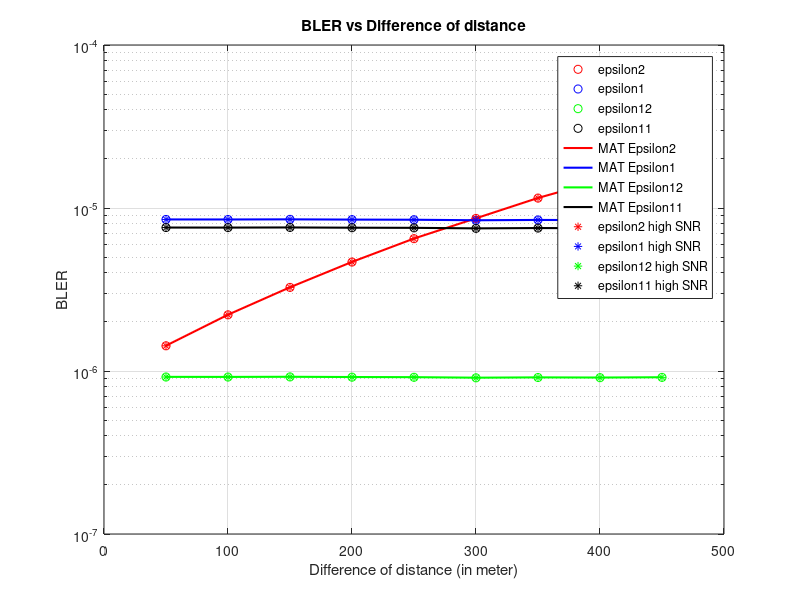

This figure's MATLAB source:
clc; clear variables; close all;
N1=80;
N2=80;
epsilon1R=10^-5;
epsilon2R=10^-4;

d1 = 400;
eta = 4;


BW = 10^6;                  %System bandwidth
No = -174 + 10*log10(BW);   %Noise power (dBm)
no = (10^-3)*10.^(No/10);   %Noise power (linear scale)

alpha1 = 0.1;
alpha2 = 1 - alpha1;
M = 100;

w1 = 2^(N1/M)-1;
w2 = 2^(N2/M)-1;

Xi_1 = sqrt(1/(2*pi*(2^(2*N1/M)-1)));
Xi_2 = sqrt(1/(2*pi*(2^(2*N2/M)-1)));

eta_1 = w1 - (1/(2*sqrt(M)*Xi_1));
tau_1 = w1 + (1/(2*sqrt(M)*Xi_1));
eta_2 = w2 - (1/(2*sqrt(M)*Xi_2));
tau_2 = w2 + (1/(2*sqrt(M)*Xi_2));

Pt = 50; %Transmitted power in dBm
rho = (10^-3)*db2pow(Pt)/ no;

d_diff = 50:50:450;
for u=1:length(d_diff)
    d2 = d1+d_diff(u);
    h1 = sqrt(1/2*d1^-eta)*(randn(1,10000)+1i*randn(1,10000));
    h2 = sqrt(1/2*d2^-eta)*(randn(1,10000)+1i*randn(1,10000));

    lamda1 = mean(abs(h1).^2);
    lamda2 = mean(abs(h2).^2);
    
    % BLER from approximation Q + Riemann integral
    epsilon2(u) = 1 - exp(-w2/(lamda2*rho*(alpha2-alpha1*w2)));
    epsilon12(u) = 1 - exp(-w2/(lamda1*rho*(alpha2-alpha1*w2)));
    epsilon11(u) = 1 - exp(-w1/(lamda1*rho*alpha1));
    epsilon1(u) = epsilon12(u) + epsilon11(u);
    
    % BLER from approximation Q + Riemann integral + high SNR approximation
    epsilon2_high_SNR(u) = w2/(lamda2*rho*(alpha2-alpha1*w2));
    epsilon12_high_SNR(u) = w2/(lamda1*rho*(alpha2-alpha1*w1));
    epsilon11_high_SNR(u) = w1/(lamda1*rho*alpha1);
    epsilon1_high_SNR(u) = epsilon12_high_SNR(u) + epsilon11_high_SNR(u);
    
    % BLER from approximation Q by MATLAB
    fun1 = @(x) 1-exp(x./(-lamda2*rho*(alpha2-alpha1*x)));
    fun2 = @(x) 1-exp(x./(-lamda1*rho*(alpha2-alpha1*x)));
    fun3 = @(x) 1-exp(x./(-lamda1*rho*alpha1));

    MAT_Epsilon2(u) = Xi_2*sqrt(M)*integral(fun1,eta_2,tau_2);
    MAT_Epsilon12(u) = Xi_2*sqrt(M)*integral(fun2,eta_2,tau_2);
    MAT_Epsilon11(u) = Xi_1*sqrt(M)*integral(fun3,eta_1,tau_1);
    MAT_Epsilon1(u) = MAT_Epsilon12(u) + MAT_Epsilon11(u);
end




semilogy(d_diff, epsilon2,'or'); hold on; grid on;
semilogy(d_diff, epsilon1, 'ob');
semilogy(d_diff, epsilon12,'og');
semilogy(d_diff, epsilon11, 'ok');

semilogy(d_diff, MAT_Epsilon2,'r', 'linewidth',1.5);
semilogy(d_diff, MAT_Epsilon1, 'b','linewidth',1.5);
semilogy(d_diff, MAT_Epsilon12,'g', 'linewidth',1.5);
semilogy(d_diff, MAT_Epsilon11, 'k','linewidth',1.5);

semilogy(d_diff, epsilon2_high_SNR,'*r');
semilogy(d_diff, epsilon1_high_SNR, '*b');
semilogy(d_diff, epsilon12_high_SNR,'*g');
semilogy(d_diff, epsilon11_high_SNR, '*k');

title('BLER vs Difference of distance');
xlabel('Difference of distance (in meter)');
ylabel('BLER');


legend('epsilon2','epsilon1','epsilon12','epsilon11',...
       'MAT Epsilon2','MAT Epsilon1','MAT Epsilon12','MAT Epsilon11',...
       'epsilon2 high SNR', 'epsilon1 high SNR', 'epsilon12 high SNR', 'epsilon11 high SNR' );

